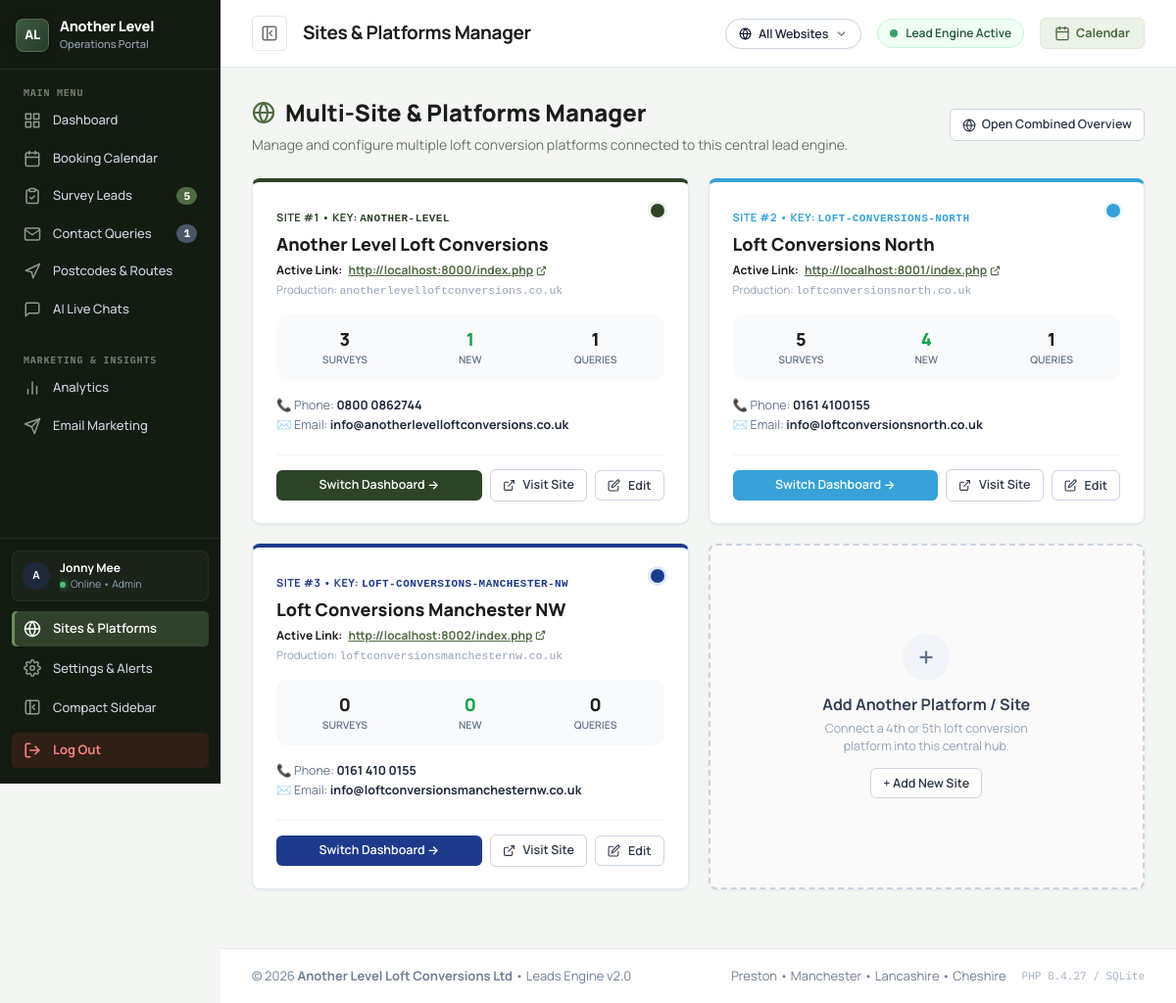
The app's page /panel/sites-manager.php (signed in) with its own data.
### tables this page shows
CREATE TABLE sites (
                id INTEGER PRIMARY KEY AUTOINCREMENT,
                site_key TEXT UNIQUE NOT NULL,
                name TEXT NOT NULL,
                short_name TEXT NOT NULL,
                color TEXT NOT NULL,
                badge_bg TEXT NOT NULL,
                domain TEXT,
                phone TEXT,
                email TEXT,
                is_active INTEGER DEFAULT 1,
                created_at DATETIME DEFAULT CURRENT_TIMESTAMP
            );

### panel/sites-manager.php (the view, shortened to what the rows shown need)
<?php
$pageTitle = "Sites & Platforms Manager";
require_once __DIR__ . '/includes/header.php';
$sitesWithStats = [];
$sites = getAllSites(true);
foreach ($sites as $s) {
    $sId = (int)$s['id'];
    $leadCount = (int)$db->query("SELECT COUNT(*) FROM bookings WHERE (site_id = {$sId} OR ({$sId} = 1 AND site_id IS NULL)) AND LOWER(status) != 'spam'")->fetchColumn();
    $newCount = (int)$db->query("SELECT COUNT(*) FROM bookings WHERE (site_id = {$sId} OR ({$sId} = 1 AND site_id IS NULL)) AND LOWER(status) = 'new'")->fetchColumn();
    $contactCount = (int)$db->query("SELECT COUNT(*) FROM contacts WHERE (site_id = {$sId} OR ({$sId} = 1 AND site_id IS NULL)) AND LOWER(status) != 'spam'")->fetchColumn();
    $chatCount = (int)$db->query("SELECT COUNT(*) FROM chat_conversations WHERE (site_id = {$sId} OR ({$sId} = 1 AND site_id IS NULL))")->fetchColumn();
    $s['lead_count'] = $leadCount;
    $s['new_lead_count'] = $newCount;
    $s['contact_count'] = $contactCount;
    $s['chat_count'] = $chatCount;
    $sitesWithStats[] = $s;
}
?>
<div class="panel-header-actions" style="display:flex;align-items:center;justify-content:space-between;margin-bottom:24px;flex-wrap:wrap;gap:12px">
  <div>
    <h1 style="font-size:24px;font-weight:800;color:var(--p-text);margin-bottom:4px;display:flex;align-items:center;gap:10px">
      Multi-Site &amp; Platforms Manager
    </h1>
  </div>
</div>
<div style="display:grid;grid-template-columns:repeat(auto-fit, minmax(320px, 1fr));gap:20px;margin-bottom:32px">
  <?php foreach ($sitesWithStats as $st): ?>
    <div class="panel-card" style="border-top:4px solid <?php echo htmlspecialchars($st['color']); ?>;position:relative;display:flex;flex-direction:column;justify-content:space-between">
      <div>
        <div style="display:flex;align-items:flex-start;justify-content:space-between;gap:12px;margin-bottom:12px">
          <div>
            <span style="font-size:11px;font-weight:700;letter-spacing:0.04em;text-transform:uppercase;color:<?php echo htmlspecialchars($st['color']); ?>">
              Site #<?php echo $st['id']; ?> &bull; Key: <code><?php echo htmlspecialchars($st['site_key']); ?></code>
            </span>
            <h3 style="font-size:18px;font-weight:800;color:var(--p-text);margin:4px 0 2px"><?php echo htmlspecialchars($st['name']); ?></h3>
            <?php
              $liveUrl = getSitePageUrl($st['id'], '/');
            ?>
            <div style="font-size:12px;color:var(--p-text-muted);display:flex;align-items:center;gap:6px;flex-wrap:wrap;margin:4px 0 2px">
              <span style="font-weight:700;color:var(--p-text)">Active Link:</span>
              <a href="<?php echo htmlspecialchars($liveUrl); ?>" target="_blank" rel="noopener" style="color:var(--p-primary);font-weight:700;text-decoration:underline;display:inline-flex;align-items:center;gap:3px">
                <span><?php echo htmlspecialchars($liveUrl); ?></span>
                <svg viewBox="0 0 24 24" width="11" height="11" fill="none" stroke="currentColor" stroke-width="2.5"><path d="M18 13v6a2 2 0 0 1-2 2H5a2 2 0 0 1-2-2V8a2 2 0 0 1 2-2h6"></path><polyline points="15 3 21 3 21 9"></polyline><line x1="10" y1="14" x2="21" y2="3"></line></svg>
              </a>
            </div>
            <?php if (!empty($st['domain'])): ?>
              <div style="font-size:11.5px;color:#94A3B8">
                Production: <code><?php echo htmlspecialchars($st['domain']); ?></code>
              </div>
            <?php endif; ?>
          </div>
          <span style="width:14px;height:14px;border-radius:50%;background:<?php echo htmlspecialchars($st['color']); ?>;display:inline-block;box-shadow:0 0 0 3px <?php echo htmlspecialchars($st['badge_bg']); ?>;flex-shrink:0"></span>
        </div>
        <div style="display:grid;grid-template-columns:repeat(3, 1fr);gap:8px;background:#F8FAFC;padding:12px 10px;border-radius:10px;margin:16px 0;text-align:center">
          <div>
            <div style="font-size:18px;font-weight:800;color:var(--p-text)"><?php echo $st['lead_count']; ?></div>
            <div style="font-size:10.5px;color:#64748B;text-transform:uppercase;font-weight:600">Surveys</div>
          </div>
          <div>
            <div style="font-size:18px;font-weight:800;color:#16A34A"><?php echo $st['new_lead_count']; ?></div>
            <div style="font-size:10.5px;color:#64748B;text-transform:uppercase;font-weight:600">New</div>
          </div>
          <div>
            <div style="font-size:18px;font-weight:800;color:var(--p-text)"><?php echo $st['contact_count']; ?></div>
            <div style="font-size:10.5px;color:#64748B;text-transform:uppercase;font-weight:600">Queries</div>
          </div>
        </div>
        <div style="font-size:12.5px;color:#64748B;line-height:1.6">
          <?php if (!empty($st['phone'])): ?>
            <div>📞 Phone: <strong style="color:#1E293B"><?php echo htmlspecialchars($st['phone']); ?></strong></div>
          <?php endif; ?>
          <?php if (!empty($st['email'])): ?>
            <div>✉️ Email: <strong style="color:#1E293B"><?php echo htmlspecialchars($st['email']); ?></strong></div>
          <?php endif; ?>
        </div>
      </div>
      <div style="margin-top:20px;padding-top:14px;border-top:1px solid #F1F5F9;display:flex;align-items:center;justify-content:space-between;gap:8px;flex-wrap:wrap">
        <a href="index.php?switch_site=<?php echo $st['id']; ?>" class="btn btn-sm" style="background:<?php echo htmlspecialchars($st['color']); ?>;color:#FFFFFF;border:none;flex:1;text-align:center;justify-content:center">
          <span>Switch Dashboard &rarr;</span>
        </a>
        <a href="<?php echo htmlspecialchars($liveUrl); ?>" target="_blank" rel="noopener" class="btn btn-secondary btn-sm" title="Open Live Site in New Tab">
          <svg viewBox="0 0 24 24" width="13" height="13" fill="none" stroke="currentColor" stroke-width="2"><path d="M18 13v6a2 2 0 0 1-2 2H5a2 2 0 0 1-2-2V8a2 2 0 0 1 2-2h6"></path><polyline points="15 3 21 3 21 9"></polyline><line x1="10" y1="14" x2="21" y2="3"></line></svg>
          <span>Visit Site</span>
        </a>
        <button type="button" class="btn btn-secondary btn-sm" onclick="openEditModal(<?php echo htmlspecialchars(json_encode($st)); ?>)" title="Edit Site Details">
          <svg viewBox="0 0 24 24" width="13" height="13" fill="none" stroke="currentColor" stroke-width="2"><path d="M11 4H4a2 2 0 0 0-2 2v14a2 2 0 0 0 2 2h14a2 2 0 0 0 2-2v-7"></path><path d="M18.5 2.5a2.121 2.121 0 0 1 3 3L12 15l-4 1 1-4 9.5-9.5z"></path></svg>
          <span>Edit</span>
        </button>
      </div>
    </div>
  <?php endforeach; ?>
</div>
<?php require_once __DIR__ . '/includes/footer.php'; ?>

### panel/includes/header.php (shortened to what the rows shown need)
<?php
require_once __DIR__ . '/auth.php';
require_once __DIR__ . '/sites.php';
$currentUser = getCurrentUser();
$allSitesList = getAllSites();
?>
<!DOCTYPE html>
<html lang="en">
<head>
  <link rel="stylesheet" href="css/panel.css?v=<?php echo time(); ?>">
</head>
<body class="panel-body">
<div class="panel-wrapper">
  <aside class="panel-sidebar" id="panelSidebar">
    <div class="sidebar-footer">
      <div class="sidebar-user-mini" style="display:flex;align-items:center;gap:10px;padding:8px 10px;margin-bottom:8px;border-radius:8px;background:rgba(255,255,255,0.03);border:1px solid rgba(255,255,255,0.06);">
        <div class="user-avatar" style="width:28px;height:28px;font-size:11px;background:#1E293B;color:#FFFFFF;border-radius:50%;display:flex;align-items:center;justify-content:center;font-weight:700;flex-shrink:0;">
          <?php echo strtoupper(substr($currentUser['username'] ?? 'J', 0, 1)); ?>
        </div>
        <div style="flex:1;min-width:0;overflow:hidden">
          <div style="font-size:12px;font-weight:700;color:#FFFFFF;white-space:nowrap;overflow:hidden;text-overflow:ellipsis">
            <?php echo htmlspecialchars($currentUser['full_name'] ?? 'Jonny Mee'); ?>
          </div>
          <div style="font-size:10.5px;color:#94A3B8;display:flex;align-items:center;gap:5px">
            <span class="status-dot-green"></span> Online &bull; Admin
          </div>
        </div>
      </div>
    </div>
  </aside>
  <div class="panel-main">
    <header class="panel-topbar">
      <div class="topbar-left">
        <div class="mobile-topbar-brand">
          <div>
            <h1 class="topbar-title">
              <span class="topbar-title-full"><?php echo htmlspecialchars($pageTitle); ?></span>
            </h1>
          </div>
        </div>
      </div>
    </header>
    <main class="panel-content">

### records on screen
sites: id "1", site_key "ANOTHER-LEVEL", name "Another Level Loft Conversions", id "http://localhost:8000/index.php", domain "anotherlevelloftconversions.co.uk", lead_count "3", new_lead_count "1", contact_count "1", phone "0800 0862744", email "info@anotherlevelloftconversions.co.uk"
sites: id "2", site_key "LOFT-CONVERSIONS-NORTH", name "Loft Conversions North", id "http://localhost:8001/index.php", domain "loftconversionsnorth.co.uk", lead_count "5", new_lead_count "4", is_active "1", phone "0161 4100155", email "info@loftconversionsnorth.co.uk"
sites: id "3", site_key "LOFT-CONVERSIONS-MANCHESTER-NW", name "Loft Conversions Manchester NW", id "http://localhost:8002/index.php", domain "loftconversionsmanchesternw.co.uk", lead_count "0", new_lead_count "0", contact_count "0", phone "0161 410 0155", email "info@loftconversionsmanchesternw.co.uk"

### other values on screen
$newBookingsCount "5"
$newContactsCount "1"
substr($currentUser['username'] ?? 'J', 0, 1) "A"
$currentUser['full_name'] "Jonny Mee"
$pageTitle "Sites & Platforms Manager"
phpversion() "8.4.27"
